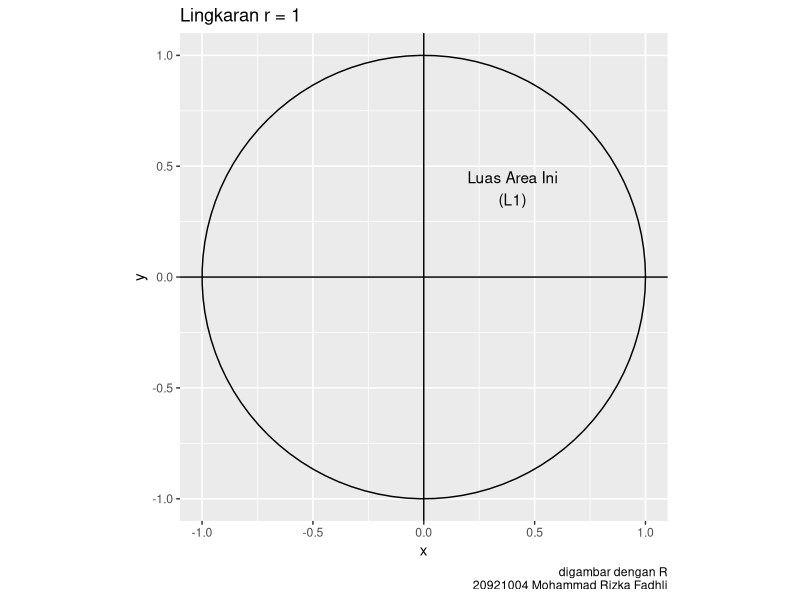
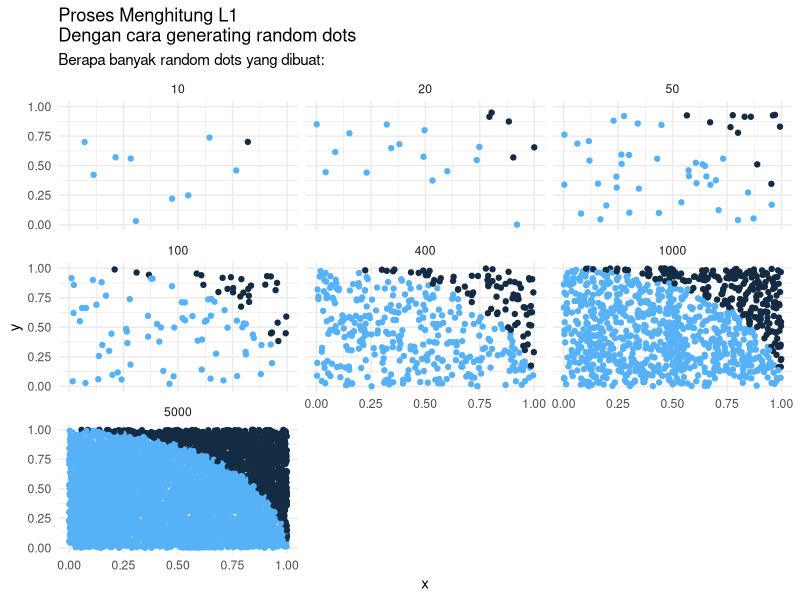

Recreate these plots in R, in order.
## ---- chunk 1
knitr::opts_chunk$set(echo = TRUE)
library(dplyr)
library(ggplot2)
## ---- chunk 2
# gambar lingkaran
xc = 0
yc = 0
r = 1
ggplot() + annotate("path",
   x=xc+r*cos(seq(0,2*pi,length.out=100)),
   y=yc+r*sin(seq(0,2*pi,length.out=100))) +
   labs(title = "Lingkaran r = 1",
        caption = "digambar dengan R\n20921004 Mohammad Rizka Fadhli") +
   annotate("text",
            x = .4,
            y = .4,
            label = "Luas Area Ini\n(L1)") +
  geom_vline(xintercept = 0) +
  geom_hline(yintercept = 0) +
  coord_equal()
## ---- chunk 3
rm(list=ls())
# bikin fungsi utk generate data
  # lalu kita rbind
generate_sim = function(n){
  data = data.frame(
  x = runif(n),
  y = runif(n),
  iterasi = n
  ) %>%
  mutate(penanda = ifelse(x^2 + y^2 <= 1, 1, 0)) %>% distinct()
  return(data)
}
# sekarang kita bikin datasetnya
n_sim = c(10,20,50,100,400,1000,5000)
# kita mulai iterasinya
i = 1
data_sim = generate_sim(n_sim[i])
for(i in 2:length(n_sim)){
  temp = generate_sim(n_sim[i])
  data_sim = rbind(data_sim,temp)
}
# yuk kita bikin dulu titiknya
data_sim %>%
    ggplot(aes(x = x, y = y)) +
    geom_point(aes(color = penanda)) +
    facet_wrap(~iterasi) +
    theme_minimal() +
    labs(x = "x",
         y = "y",
         title = "Proses Menghitung L1\nDengan cara generating random dots",
         subtitle = "Berapa banyak random dots yang dibuat:") +
         theme(legend.position = "none")
## ---- chunk 4
hitung_pi = function(n){
  x = runif(n)
  y = runif(n)
  data = data.frame(x,y)
  data =
    data %>%
    distinct() %>%
    mutate(jatuh = x^2 + y^2,
           ket = ifelse(jatuh <= 1, 1,0))
  return(4 * sum(data$ket)/length(data$ket))
}
## ---- chunk 5
# saatnya simulasi
simulasi = data.frame(
  n = c(10,20,50,75,100,400,600,10000,20000,500000,
        1000000,2000000,4000000),
  pi = 0
)
simulasi$pi = sapply(simulasi$n,hitung_pi)
simulasi$beda = pi - simulasi$pi
simulasi %>% knitr::kable(caption = "Nilai Pi Hasil Simulasi dengan Berbagai Nilai n")
